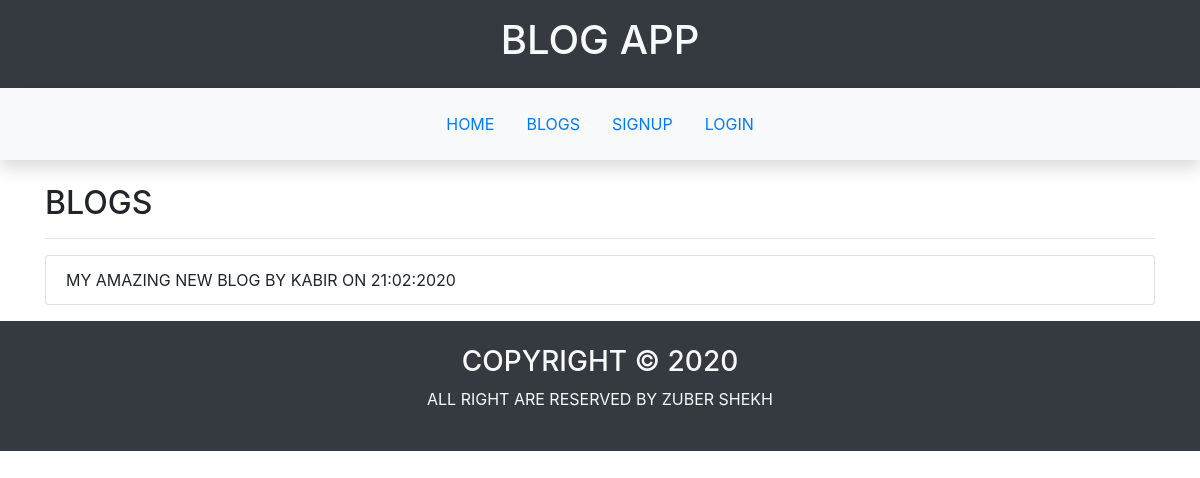
Page /blog/all on the earlier database version.
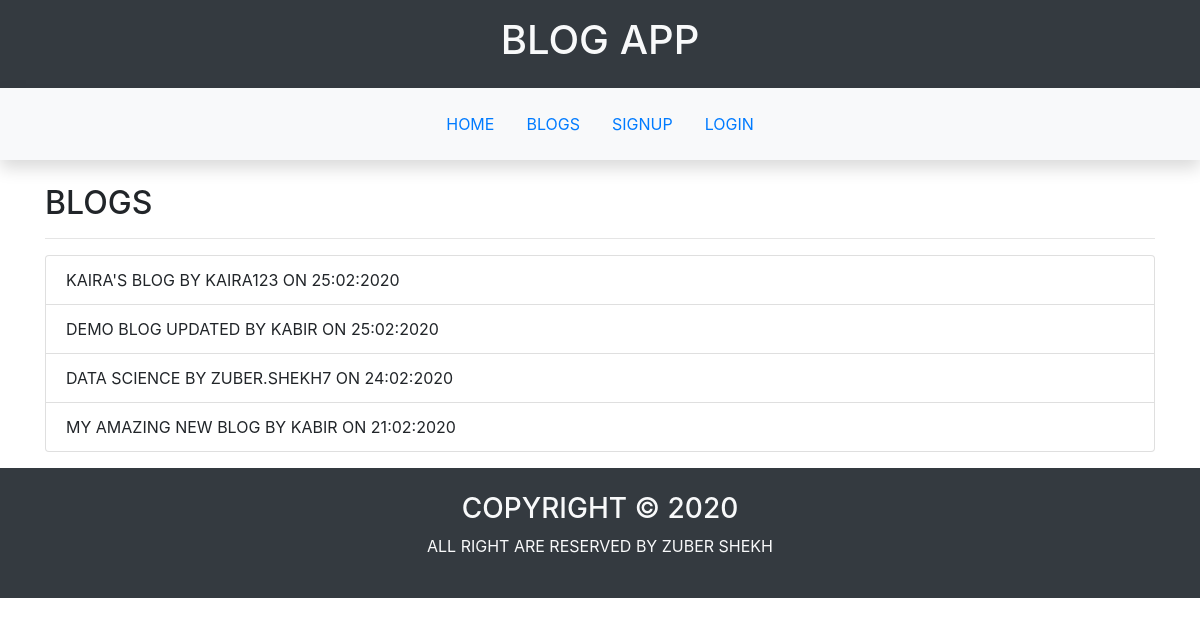
Same page on the later database version.
### blogapp/blog/models.py (models this page shows, shortened)
class BlogModel(db.Model):
    __tablename__='blog'
    id=db.Column(db.Integer,primary_key=True)
    name=db.Column(db.String(30),unique=True,nullable=False)
    creator_id=db.Column(db.Integer,db.ForeignKey('user.id'))
    date_of_creation=db.Column(db.DateTime,default=datetime.now)
    is_active=db.Column(db.Boolean,default=False)
    posts=db.relationship('PostModel',backref='blog',lazy=True)

### blogapp/user/models.py (models this page shows, shortened)
class UserModel(db.Model,UserMixin):
    __tablename__='user'
    id=db.Column(db.Integer,primary_key=True)
    username=db.Column(db.String(20),unique=True,nullable=False)
    email=db.Column(db.String(20),unique=True,nullable=False)
    password=db.Column(db.String(256),nullable=False)
    first_name=db.Column(db.String(20),nullable=False)
    last_name=db.Column(db.String(20),nullable=False)
    dob=db.Column(db.DateTime,nullable=False)
    gender=db.Column(db.String,nullable=False)
    mobile_no=db.Column(db.String(10),unique=True,nullable=False)
    profile_pic=db.Column(db.String,default='default_profile.jpg')
    blogs=db.relationship('BlogModel',backref='creator',lazy=True)

### blogapp/blog/views.py (the view)
@blog.route('/all')
def blogs():
    blogs=BlogModel.query.filter_by(is_active=True).order_by(BlogModel.date_of_creation.desc()).all()
    return render_template('blog/blogs.html',blogs=blogs)

### blogapp/templates/blog/blogs.html
{%extends 'main/base.html'%}
{%block main%}
<section class="container text-uppercase">
    <h2>Blogs</h2>
    <hr>
    {%if blogs%}
        <ul class="list-group">
            {%for blog in blogs%}
                <li class="list-group-item">{{blog.name}} by {{blog.creator.username}} on {{blog.date_of_creation.strftime('%d:%m:%Y')}} </li>
            {%endfor%}
        </ul>
    {%else%}
        <div class="alert alert-primary">no blogs available now</div>
    {%endif%}
</section>
{%endblock%}

### blogapp/templates/main/base.html (shortened to what this page needs)
<!DOCTYPE html>
<html lang="en">
<head>
    <link rel="stylesheet" href="https://stackpath.bootstrapcdn.com/bootstrap/4.4.1/css/bootstrap.min.css">
</head>
<body>
    <header>
        <section class="container-fluid  text-center text-uppercase bg-dark text-light p-3">
            <h1>blog app</h1>
        </section>
    </header>
    <nav class="position-sticky mb-4 p-3 shadow fixed-top bg-light">
        <ul class="nav justify-content-center text-uppercase">
            <li class="nav-item"><a class="nav-link" href="{{url_for('main.index')}}">home</a></li>
            <li class="nav-item"><a class="nav-link" href="{{url_for('blog.blogs')}}">blogs</a></li>
            {%if current_user.is_authenticated %}
                <li class="nav-item"><a class="nav-link" href="{{url_for('user.home')}}">account</a></li>
                <li class="nav-item"><a class="nav-link" href="{{url_for('user.logout')}}">{{current_user.username}} logout</a></li>
            {%else%}
                <li class="nav-item"><a class="nav-link" href="{{url_for('user.signup')}}">signup</a></li>
                <li class="nav-item"><a class="nav-link" href="{{url_for('user.login')}}">login</a></li>
            {%endif%}
        </ul>
    </nav>
    <main>
        {%block main%}
        {%endblock%}
    </main>
    <footer class="mt-3">
        <section class="bg-dark text-center text-uppercase p-4 text-light">
            <h3>copyright &copy; 2020</h3>
            <p>all right are reserved by zuber shekh</p>
        </section>
    </footer>
</body>
</html>

Differences in the rows shown:
added BlogModel: name "KAIRA'S BLOG", creator.username "KAIRA123", date_of_creation "25:02:2020"
added BlogModel: name "DEMO BLOG UPDATED", creator.username "KABIR", date_of_creation "25:02:2020"
now on this page (row edited): BlogModel: name "DATA SCIENCE", creator.username "ZUBER.SHEKH7", date_of_creation "24:02:2020"
